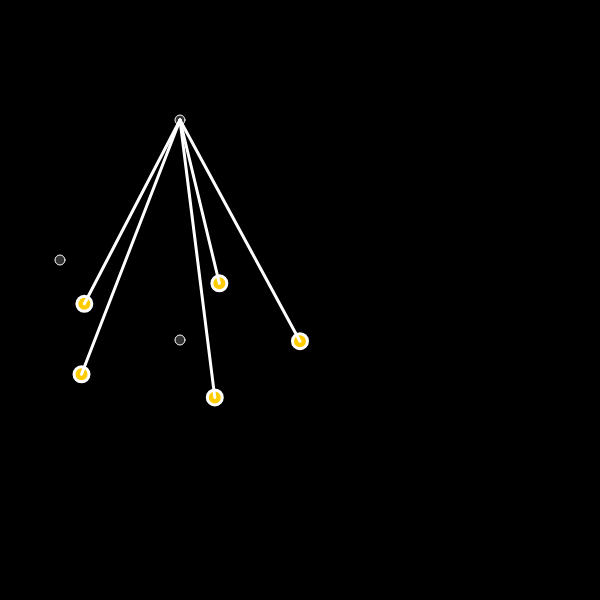
Frame 1 (no input)
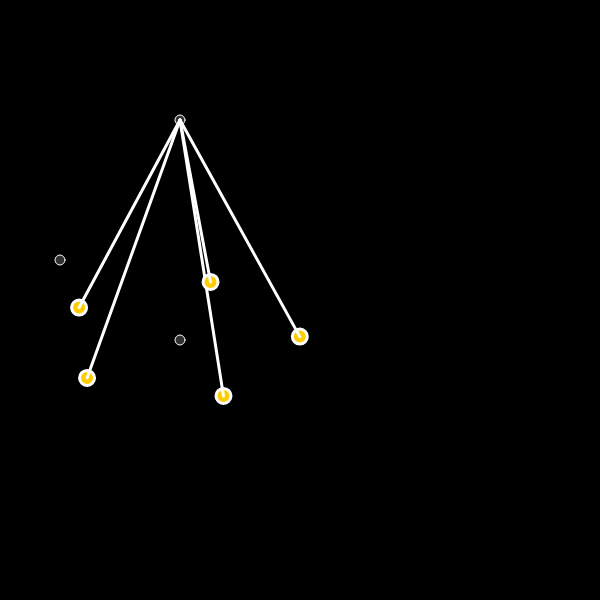
Frame 60 (no input)
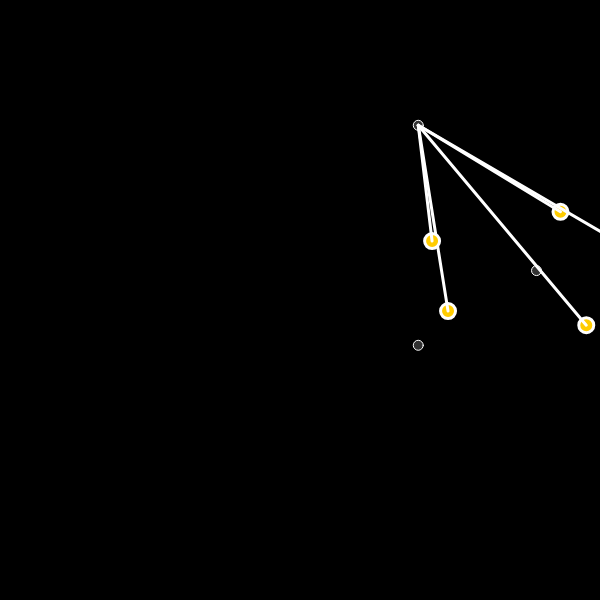
Frame 120 (the mouse pressed at the canvas centre since frame 60)

The p5.js sketch that drew these frames (run headless with seeded random() and noise() and a simulated clock; from frame 60 on, the mouse is pressed at the canvas centre):

// p5.js sketch
// ── sketch.js
let mover, mover1, mover2;
let lerpFactor = 0;
let bells = []; // Array to store bell positions
let numBells = 5; // Number of bells you want to rotate

function setup() {
  createCanvas(600, 600);
  mover = new Mover(width / 2 - 120, height / 2 - 180, 1);
  mover1 = new Mover(width / 2 - 120, height / 2 + 40, 1);

  let s2 = 2;
  mover2 = new Mover(width / 2 - 120 * s2, height / 2 - 40, s2);
  background(0);

  // Initialize bells along an ellipse
  for (let i = 0; i < numBells; i++) {
    let angle = map(i, 0, numBells, 0, TWO_PI); // Distribute bells evenly along the circle
    let x = width / 2 + 120 * cos(angle); // Calculate x position
    let y = height / 2 + 60 * sin(angle); // Calculate y position
    bells.push(createVector(x, y));
  }
}

function draw() {
  background(0);

  mover.update(1);
  mover.show();

  mover1.update(1);
  mover1.show();

  mover2.update(1);
  mover2.show();

  stroke(255);
  strokeWeight(3);

  if (mouseIsPressed) {
    lerpFactor += 0.02;
  } else {
    lerpFactor -= 0.05;
  }
  lerpFactor = constrain(lerpFactor, 0, 1);

  // Update and draw bells
  for (let i = 0; i < bells.length; i++) {
    let bellPos = p5.Vector.lerp(mover1.pos, mover2.pos, lerpFactor);
    // Adjust the position of each bell to rotate around the ellipse path
    let angle = map(i, 0, bells.length, 0, TWO_PI) + frameCount * 0.02; // Rotate over time
    let x = bellPos.x + 120 * cos(angle); // Update x position based on angle
    let y = bellPos.y + 60 * sin(angle); // Update y position based on angle

    fill(255, 204, 0);
    ellipse(x, y, 15, 15);
    line(mover.pos.x, mover.pos.y, x, y);
  }
}
class Mover {
  constructor(x, y,s) {
    this.y=y
    this.pos = createVector(x, y);
    // this.vel = createVector(1, -1);
    this.vel = createVector(0,-1);
    this.vel.setMag(2*s);
    this.acc=0
  }

  update(s2) {  
    // this.vel.add(this.acc);
    //this.pos.add(this.vel);
    
    let mouse = createVector(width/2, this.y);
    this.acc = p5.Vector.sub(mouse, this.pos);
    this.acc.mult(0.003*s2)//重复椭圆
    //this.acc.setMag(2);//位置会变，椭圆
    
    //this.pos.add(this.vel);
    
    //this.vel.limit(10);
    if (mouseIsPressed){
    this.vel.add(this.acc); 
    this.pos.add(this.vel);
    }
  }
  
  show() {
    stroke(255);
    strokeWeight(1);
    fill(255, 50);
    ellipse(this.pos.x, this.pos.y, 10);
  }
}
